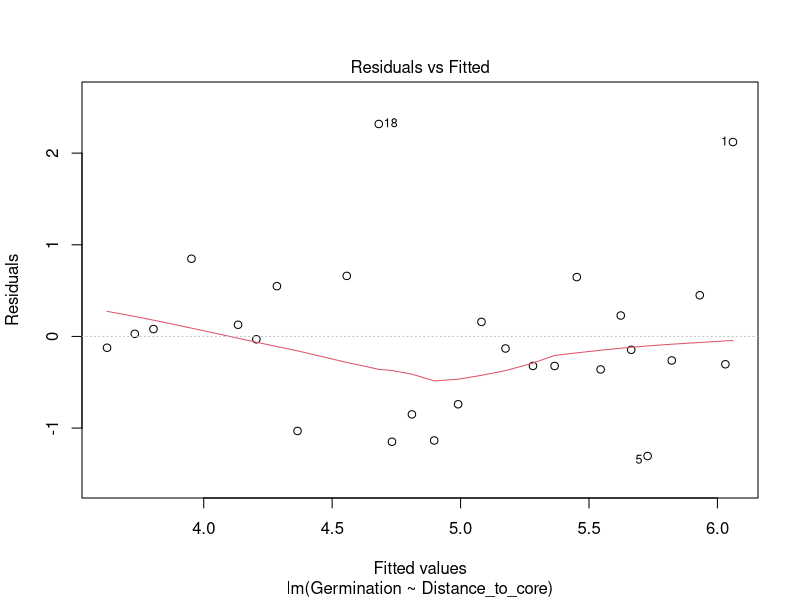
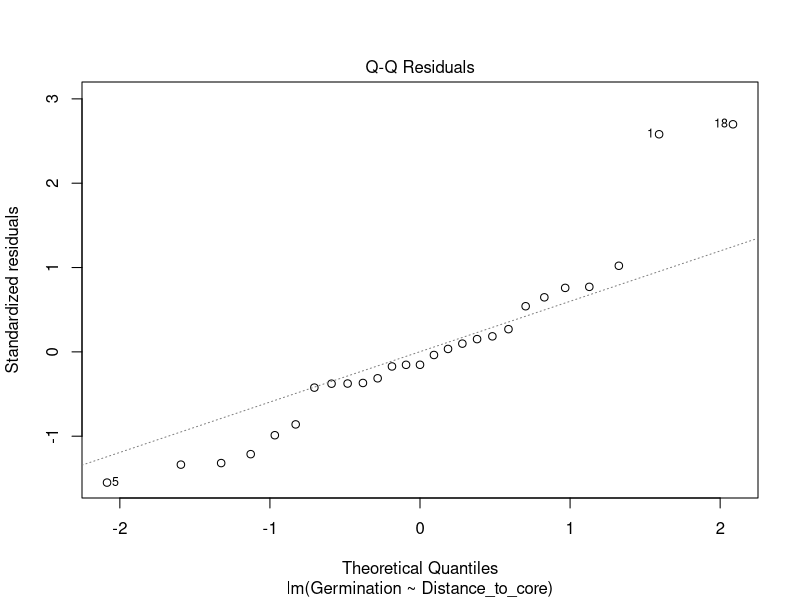
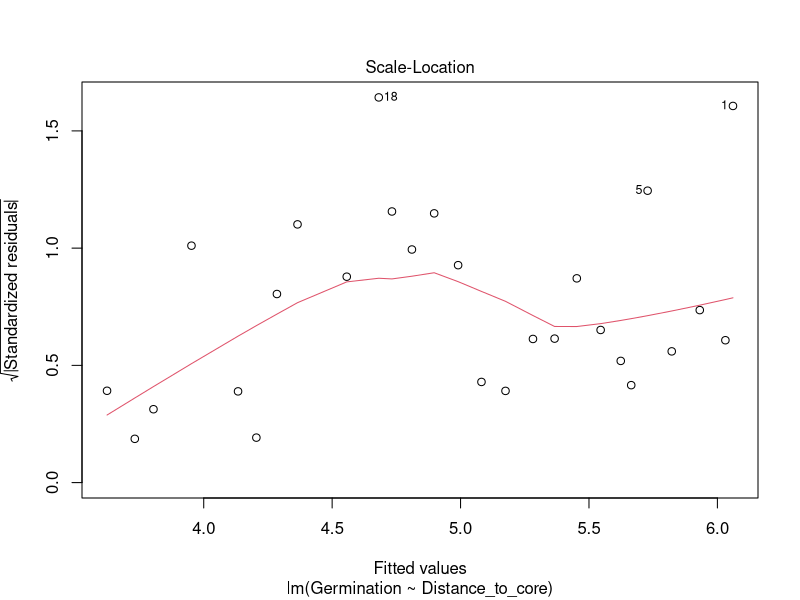
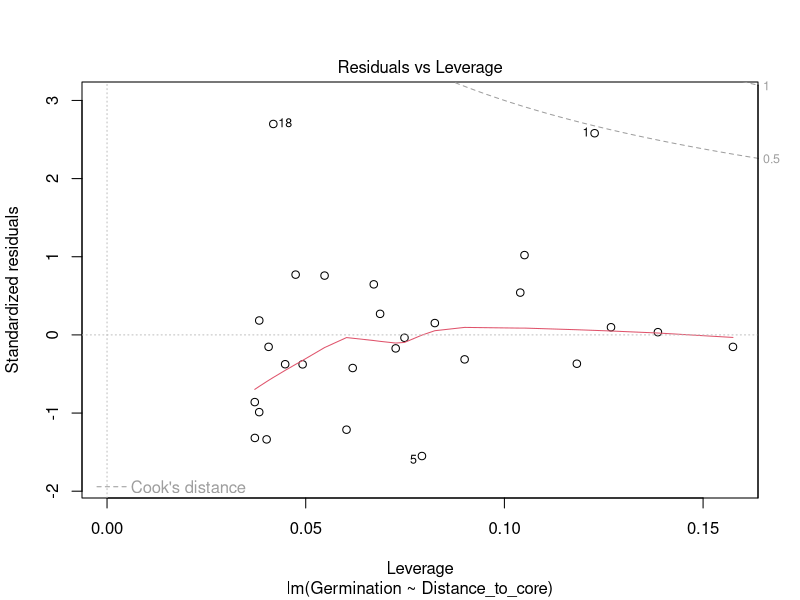
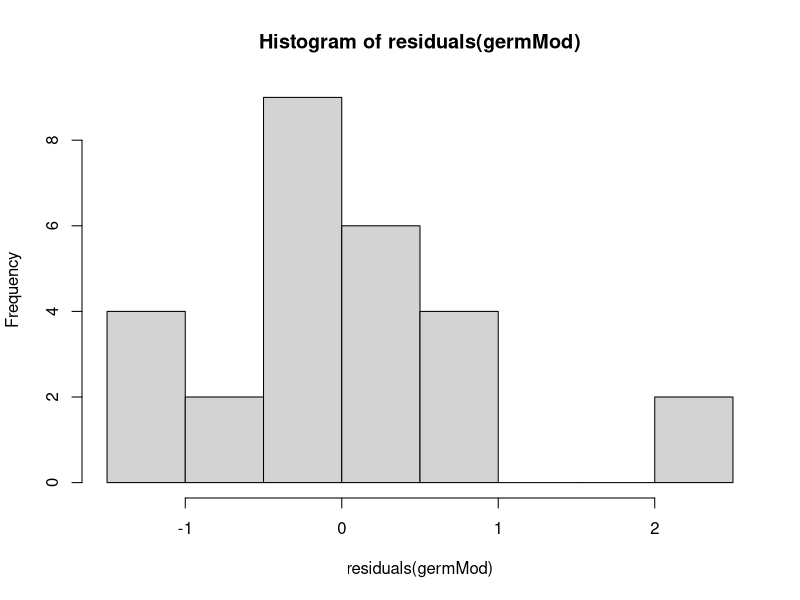
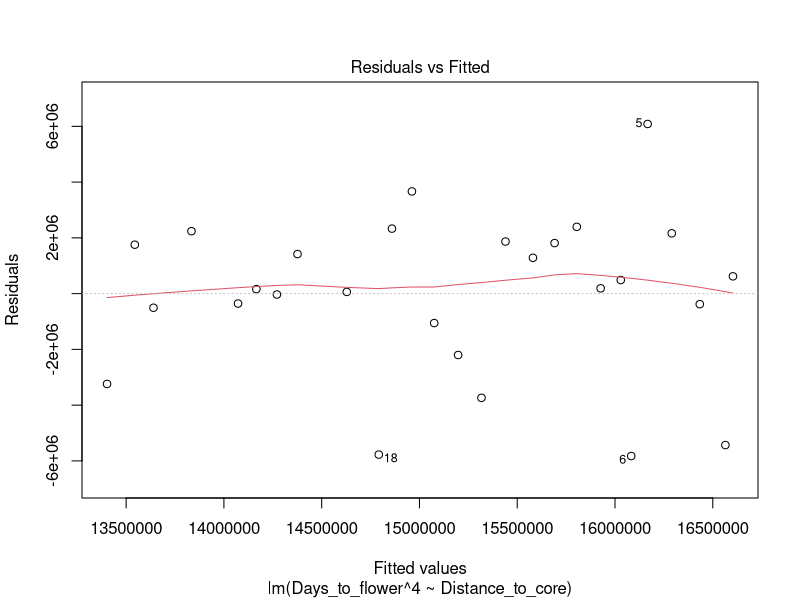
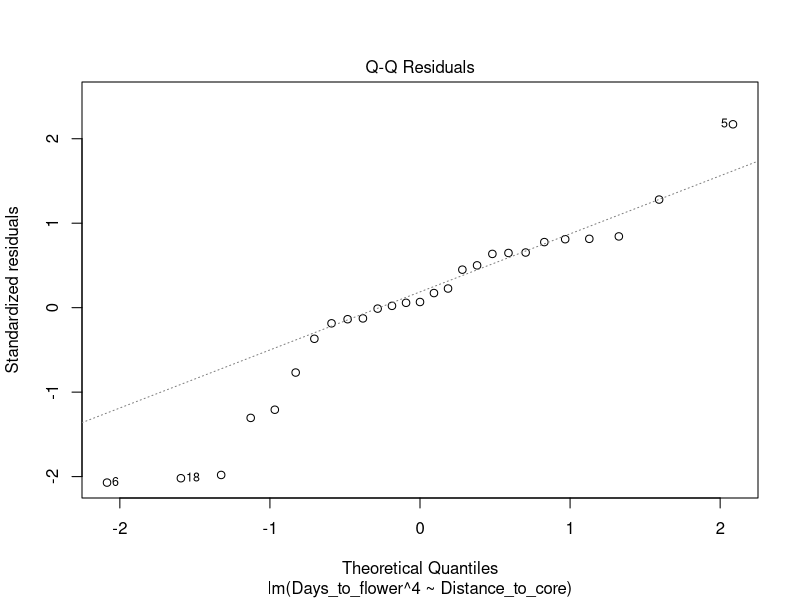
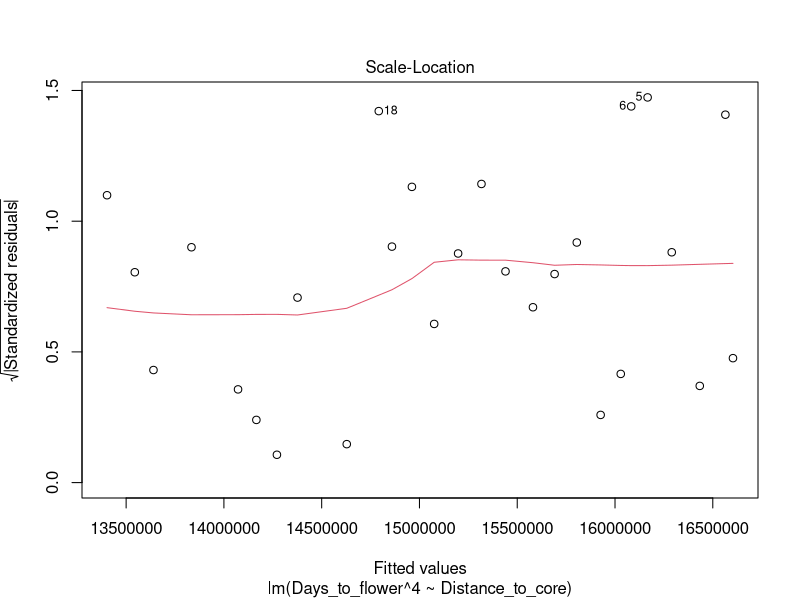

The R script that drew these images, in order: (Note: this script raises an error after producing the figures.)
# install packages (these packages are loaded in this script)
# install.packages("lme4")
# install.packages("lmerTest")
# install.packages("tidyverse")
# install.packages("vegan")
# install.packages("car")

## Required by other scripts. Will eventually be migrated.
# install.packages("psych")
# install.packages("cowplot")
# install.packages("RcppEigen")
# install.packages("mnormt")
# install.packages("BH")
# install.packages("plogr")

# Commands used to initialize packrat. 
# packrat::init(restart = TRUE, enter = FALSE, infer.dependencies = FALSE)
# packrat::on()
# .libPaths()
# packrat::status()
# packrat::snapshot()

# Load require packages
library(lme4)
library(lmerTest)
library(tidyverse)
library(vegan)
library(car)

#### MULTIVARIATE TRAIT CHANGE WITH URBANIZATION: POPULATION MEANS ####

# Load in family mean dataset
popMeans <- read_csv("data-clean/experimentalData_popMeans.csv")

# Subset popMeans datafor use in RDA
popMeans_forRDA <- popMeans %>%
  select(-Seeds_per_flower, -Num_Cyano) %>%
  select(Population, Distance_to_core, Germination:FreqHCN)

# Perform RDA with multiple traits as response, distance as sole predictors
rdaPop <- rda(popMeans_forRDA %>% 
                     select(Germination:FreqHCN) ~ 
             popMeans_forRDA$Distance_to_core,
         scale = TRUE, na.action = "na.omit")
summary(rdaPop)

# Permutation based test of significance of distance term in RDA
set.seed(42)
anova.cca(rdaPop, by = "term", permutations = 1000)

# Extract canonical coefficients of traits onto RDA1 (i.e. 'species scores')
species_scores <- scores(rdaPop)$species[,"RDA1"]

# Calculate cline_max according to Stock et al. 
# Traits are first standardized by dividing by experiment-wide mean.
# Standardized trait values are multiplied by their cannonical regression
# coefficients on RDA. This is done for each trait and then summed. 
popMeans <- popMeans %>%
  mutate(clinemax = 
           (Germination / mean(Germination)) * species_scores["Germination"] +
           (Days_to_flower / mean(Days_to_flower)) * species_scores["Days_to_flower"] +
           (Num_Inf / mean(Num_Inf)) * species_scores["Num_Inf"] +
           (Reprod_biomass / mean(Reprod_biomass)) * species_scores["Reprod_biomass"] +
           (Veget_biomass / mean(Veget_biomass)) * species_scores["Veget_biomass"] +
           (Bnr_wdth / mean(Bnr_wdth)) * species_scores["Bnr_wdth"] +
           (Bnr_lgth / mean(Bnr_lgth)) * species_scores["Bnr_lgth"] +
           (Petiole_lgth / mean(Petiole_lgth)) * species_scores["Petiole_lgth"] +
           (Peducle_lgth / mean(Peducle_lgth)) * species_scores["Peducle_lgth"] +
           (Num_flwrs / mean(Num_flwrs)) * species_scores["Num_flwrs"] +
           (Leaf_wdth / mean(Leaf_wdth)) * species_scores["Leaf_wdth"] +
           (Leaf_lgth / mean(Leaf_lgth)) * species_scores["Leaf_lgth"] +
           (Stolon_thick / mean(Stolon_thick)) * species_scores["Stolon_thick"] +
           (FreqHCN / mean(FreqHCN)) * species_scores["FreqHCN"])

# Model testing for cline in cline_max
clineMax_mod <- lm(clinemax ~ Distance_to_core, data = popMeans)
summary(clineMax_mod)

#### UNIVARIATE TRAIT CHANGE WITH URBANIZATION: POPULATION MEANS ####

# Sig
germMod <- lm(Germination ~ Distance_to_core, data = popMeans)
summary(germMod)
plot(germMod)
hist(residuals(germMod)) # No transformation needed

# Marg
ffMod <- lm(Days_to_flower^4 ~ Distance_to_core, data = popMeans)
summary(ffMod)
plot(ffMod)
hist(residuals(ffMod)) # Residuals improved following ^4 transformation

# Sig
vegMod <- lm(Veget_biomass^2 ~ Distance_to_core, data = popMeans)
summary(vegMod)
plot(vegMod)
hist(residuals(vegMod)) # Normality improved following ^2 transformation

# Marg
bwMod <- lm(Bnr_wdth ~ Distance_to_core, data = popMeans)
summary(bwMod)
plot(bwMod)
hist(residuals(bwMod)) #  No transformation needed

# Sig
blMod <- lm(Bnr_lgth ~ Distance_to_core, data = popMeans)
summary(blMod)
plot(blMod)
hist(residuals(blMod)) # No transformation needed

# Marg
HCNMod <- lm(sqrt(FreqHCN) ~ Distance_to_core, data = popMeans)
summary(HCNMod)
plot(HCNMod)
hist(residuals(HCNMod)) # Square root transformation improves normality

# NS
stMod <- lm(Stolon_thick ~ Distance_to_core, data = popMeans)
summary(stMod)
plot(stMod)
hist(residuals(stMod)) # No transformation needed

# NS
sexInvestMod <- lm(Reprod_biomass / Veget_biomass ~ Distance_to_core, data = popMeans)
summary(sexInvestMod)
plot(sexInvestMod)
hist(residuals(sexInvestMod)) # No transformation needed

#### POLLINATOR OBSERVATIONS ####

# load data
polldata <- read.csv('data-clean/pollinatorObservations.csv')

# analysis of pollinator observations
# impute zeros for unobserved polls
complete_polldata <- polldata %>% 
  group_by(Population,Morph, Distance_to_core) %>% 
  complete(Population, Morph, fill = list(Num_Visit = 0)) %>%
  filter(Morph != "Syrphid")

# Summarize data by pollinator functional group
# Used for visit/infl analysis
visitshare_polldata <- complete_polldata %>% 
  group_by(Population, Distance_to_core, Morph) %>% 
  # calculate number of individuals observed per site per morph; number of inflorescence, number of visit per infl.
  summarise(Num.Ind = n(),
            Num_Visit = sum(Num_Visit),
            Num_Inf = mean(Num_Inf)) %>%  
  mutate(Visits_per_Inf = Num_Visit / Num_Inf) %>% 
  # replace NA in visits/inf with zero
  mutate(Visits_per_Inf = replace_na(Visits_per_Inf, 0))

# Summarize daya by population only (merge morphs)
# Used for total abundance analysis
popmeans_polldata <- polldata %>% 
  group_by(Population, Distance_to_core) %>% 
  summarise(Num.Ind = n(),
            Num_Visit = sum(Num_Visit),
            Num_Inf = mean(Num_Inf)) %>% 
  mutate(Visits_per_Inf = Num_Visit / Num_Inf)

# Square root transform visits per inflorescence to improve normality of model residuals
visitshare_polldata$sqRootVisInf <- sqrt(visitshare_polldata$Visits_per_Inf)

# Multiple regression analysis on log(visit/inf) with distance, morph, and their interaction. 
pollVisit <- lm(sqRootVisInf ~ Distance_to_core + Morph + Distance_to_core:Morph,
         data = visitshare_polldata)
summary(pollVisit)
Anova(pollVisit, type = "III") #Type 3 for interpreting interaction

# Diagnostic plots
hist(residuals(pollVisit))
par(mfrow = c(2,2))
plot(pollVisit)


#### SEEDS PER FLOWER ####

# Load in seeds per flower from field-collected inflorescences
seedFlwrFieldData <- read_csv("data-clean/flwrSeedRatio_fieldPlants.csv") %>%
  select(-X1, -Comments) %>%
  group_by(Population, Distance_to_core) %>%
  summarize(Seeds_per_flower = mean(Seeds_per_flower)) 

# Retrieve seeds per flower from common garden plants
seedFlwrComGarData <- popMeans %>%
  select(Population, Distance_to_core, Seeds_per_flower)

# Combine both dataframes to run single linear model
seedsPerFlwr <- bind_rows(seedFlwrFieldData, seedFlwrComGarData,
                          .id = "source") %>%
  mutate(source = fct_recode(source, "field" = "1", "common garden" = "2"))

# Model testing for differences in seeds per flower among field and CG plants
seedPerFlwrField <- lm(Seeds_per_flower ~ Distance_to_core*source, 
                         data = seedsPerFlwr)
summary(seedPerFlwrField)
Anova(seedPerFlwrField, type = "III")
plot(seedPerFlwrField) # Loogs good
hist(residuals(seedPerFlwrField)) # Loogs good


#### CORRELATION OF DISTANCE, IMPERV, AND POP DENS ####

enviroData <- read_csv("enviroData.csv") %>%
  left_join(., popMeans %>% select(Population, Distance_to_core))

cor(enviroData$Distance_to_core, enviroData$Imperv)
cor(enviroData$Distance_to_core, enviroData$popDens, use = "complete.obs")

#### FIGURES ####

#Theme used for plots throughout script
ng1=theme(aspect.ratio=0.7,panel.background = element_blank(),
          panel.grid.major = element_blank(),
          panel.grid.minor = element_blank(),
          panel.border=element_blank(),
          axis.line.x = element_line(color="black",size=1),
          axis.line.y = element_line(color="black",size=1),
          axis.ticks=element_line(color="black"),
          axis.text=element_text(color="black",size=15),
          axis.title=element_text(color="black",size=1),
          axis.title.y=element_text(vjust=2,size=17),
          axis.title.x=element_text(vjust=0.1,size=17),
          axis.text.x=element_text(size=15),
          axis.text.y=element_text(size=15),
          strip.text.x = element_text(size = 10, colour = "black",face = "bold"),
          strip.background = element_rect(colour="black"),
          legend.position = "top", legend.direction="vertical",
          legend.text=element_text(size=17), legend.key = element_rect(fill = "white"),
          legend.title = element_text(size=17),legend.key.size = unit(1.0, "cm"))


## MULTIVARIATE TRAIT CHANGE ##

## FIGURE 2 ##

# figure 2A #

# Extract RDA1 and PC1 site scores
df_sites  <- data.frame(scores(rdaPop, display = "sites", scaling = "sites")[,1:2]) %>%
  rownames_to_column(var = "Population") %>%
  mutate(Population = seq(1:27)) %>%
  left_join(., popMeans_forRDA %>% select(Population, Distance_to_core))

# Extract RDA1 and PC1 species scores
df2_species  <- data.frame(scores(rdaPop, display = "species", scaling = "species")[,1:2])     # loadings for PC1 and PC2
row.names(df_sites) <- seq(1:27)

# Plot site scores along first 2 axes. Colour points by distance
rda_plot <- ggplot(df_sites, aes(x = RDA1, y = PC1)) + 
  geom_point(size = 4, shape = 21, colour = "black", aes(fill = Distance_to_core)) +
  geom_hline(yintercept = 0, linetype = "dotted") +
  geom_vline(xintercept = 0, linetype = "dotted") +
  scale_fill_gradient(low = "white", high = "black",
                      limits = c(0, 50), breaks = seq(0, 50, 10)) +
  guides(fill = guide_colorbar(ticks = FALSE,
                               barwidth = 1.5, 
                               barheight = 15)) +
  ng1 + theme(legend.position = "right", 
              legend.direction="vertical",
              legend.text = element_text(size=15), 
              legend.key = element_rect(fill = "white"),
              legend.title = element_blank(),
              legend.key.size = unit(0.5, "cm"),
              legend.spacing.x = unit(0.1, "cm")) 

# Add arrows to RDA plot. 
rda_triplot <- rda_plot +
  geom_segment(data = df2_species, aes(x = 0, xend = RDA1, y=0, yend = PC1), 
               color = "black", size = 1, arrow = arrow(length = unit(0.02, "npc"))) +
  geom_text(data = df2_species, 
            aes(x = RDA1, y = PC1, label = rownames(df2_species),
                hjust = 0.5 * (1 - sign(RDA1)), vjust = 0.5 * (1 - sign(PC1))), 
            color = "black", size = 2.5) +
  xlab("RDA1 (8.6%)") + ylab("PC1 (35%)")
rda_triplot

ggsave("analysis/figures/main-text/figure2A_RDA-triplot.pdf", 
       plot = rda_triplot, width = 8, height = 6, unit = "in", dpi = 600)

# figure 2B #

clineMax_plot <- ggplot(popMeans, aes(x = Distance_to_core, y = clinemax)) +
  geom_point(size = 4, colour = "black") +
  geom_smooth(method = "lm", size = 2.0, colour = "black", se = FALSE) +
  ng1
clineMax_plot

ggsave("analysis/figures/main-text/figure2B_clineMax_by_distance.pdf", 
       plot = clineMax_plot, width = 8, height = 6, unit = "in", dpi = 600)

## FIGURE 3 ##

# figure 3A #

cols <- c("BB"="#FF0000","HB"="#F2AD00","SB"="#5BBCD6")
linetype <- c("BB"="dashed","HB"="dotted","SB"="dotdash")
plotPoll <-
  ggplot(visitshare.polldata, aes(x = Distance_to_core, y = Visits_per_Inf)) +
  labs(x = "Source population distance\nto urban centre (km)",
       y = "Number of pollinator visits\n per inflorescence") +
  geom_line(data = visitshare.polldata %>% filter(Morph == "Honey Bee"),
            stat = "smooth",
            method = "loess",
            se = F, 
            # alpha = 0.7,
            size = 1.25,
            aes(linetype = "HB",
                colour = "HB")) +
  geom_line(data = visitshare.polldata %>% filter(Morph == "Bumble Bee"),
            stat = "smooth",
            method = "loess",
            se = F, 
            # alpha = 0.7,
            size = 1.25,
            aes(linetype = "BB",
                colour = "BB")) +
  geom_line(data = visitshare.polldata %>% filter(Morph == "Sweat Bee"),
            stat = "smooth",
            method = "loess",
            se = F, 
            # alpha = 0.7,
            size = 1.25,
            aes(linetype = "SB",
                colour = "SB")) +
  geom_smooth(method = "lm", size = 2, colour = "black", se = FALSE) +
  coord_cartesian(xlim = c(2, 47), ylim = c(0, 2.5)) +
  scale_y_continuous(breaks = seq(0, 2, 0.5)) +
  scale_x_continuous(breaks = seq(0, 40, 10)) +
  scale_color_manual(name = "", labels = c("Bumble bee", "Honey bee", "Sweat bee"),
                     values = cols) +
  scale_linetype_manual(name = "", labels = c("Bumble bee", "Honey bee", "Sweat bee"),
                        values = linetype) +
  ng1 + theme(legend.key.size = unit(1.5, "cm"),
              legend.position = "top",
              legend.direction = "horizontal")
plotPoll

ggsave("analysis/figures/main-text/figure3A_visitsPerInf_by_Distance.pdf", 
       plot = plotPoll, width = 8, height = 6, unit = "in", dpi = 600)

# figure 3B #

linetypeSeedFlwrs <- c("Field" = "dashed", "CG" = "dotted")
seedPerFlwr_plot <- ggplot(seedsPerFlwr, aes(x = Distance_to_core, y = Seeds_per_flower)) +
  geom_smooth(method = "lm", size = 2.0, colour = "black", se = FALSE) +
  geom_point(size = 4, alpha = 0.7, colour = "black", aes(shape = source, fill = source)) +
  scale_shape_manual(values = c(21, 24)) +
  scale_fill_manual(values = c("black", "white")) +
  geom_line(data = seedsPerFlwr %>% filter(source == "field"),
            stat = "smooth", 
            method = "lm",
            alpha = 0.7,
            size = 1.5,
            aes(linetype = "Field")) +
  geom_line(data = seedsPerFlwr %>% filter(source == "common garden"),
            stat = "smooth", 
            method = "lm",
            alpha = 0.7,
            size = 1.5,
            aes(linetype = "CG")) +
  scale_linetype_manual(name = "", labels = c("Field", "Common Garden"),
                        values = linetypeSeedFlwrs) +
  ng1
seedPerFlwr_plot

ggsave("analysis/figures/main-text/figure3B_seeds_per_flower.pdf", 
       plot = seedPerFlwr_plot, width = 8, height = 6, unit = "in", dpi = 600)

#### MODELS FOR TRAIT CHANGE WITH URBANIZATION: ALL DATA ####

# Load in family means dataset
commonGardenData <- read_csv("data-clean/experimentalData_individualPlants.csv")

## MODELS ##

# GERMINATION TIME
germTime <- lmer(Time_to_germination ~ Distance_to_core*HCN_Results + 
                   (1|Population/Family_ID), data = commonGardenData)

# Plot histogram of residuals and resudials vs. fitted.
# Residuals right skewed and resids vs. fitted shows fanning
germTime_resids <- residuals(germTime)
hist(germTime_resids)
plot(germTime)

# Summarize. Distance to core significant
summary(germTime)

# DAYS TO FIRST FLOWER
firstFlower <- lmer(Days_to_flower ~ Distance_to_core*HCN_Results + 
                      (1|Population/Family_ID), data = commonGardenData)

# Plot histogram of residuals and resudials vs. fitted.
# Looks good
firstFlower_resids <- residuals(firstFlower)
hist(firstFlower_resids)
plot(firstFlower)

# Summarize. No effects.
summary(firstFlower)

# NUMBER OF INFLORESCENCES
numInf <- lmer(Num_Inf ~ Distance_to_core*HCN_Results + 
                      (1|Population/Family_ID), data = commonGardenData)

# Plot histogram of residuals and resudials vs. fitted.
# Looks good. Some fanning.
numInf_resids <- residuals(numInf)
hist(numInf_resids)
plot(numInf)

# Summarize. No effects.
summary(numInf)

# REPRODUCTIVE BIOMASS
repBio <- lmer(Reprod_biomass ~ Distance_to_core*HCN_Results + 
                 (1|Population/Family_ID), data = commonGardenData)

# Plot histogram of residuals and resudials vs. fitted.
# Looks good. Some fanning.
repBio_resids <- residuals(repBio)
hist(repBio_resids)
plot(repBio)

# Summarize
summary(repBio)

# VEGETATIVE BIOMASS. Singular fit issue. No variance assigned to effect of Family.
vegBio <- lmer(Veget_biomass ~ Distance_to_core*HCN_Results + 
                 (1|Population/Family_ID), data = commonGardenData)

# Plot histogram of residuals and resudials vs. fitted.
# Looks good.
vegBio_resids <- residuals(vegBio)
hist(vegBio_resids)
plot(vegBio)

# Summarize. Distance significant.
summary(vegBio)

# BANNER WIDTH
bnrWdth <- lmer(Avg_bnr_wdth ~ Distance_to_core*HCN_Results + 
                 (1|Population/Family_ID), data = commonGardenData)

# Plot histogram of residuals and resudials vs. fitted.
# Looks good.
bnrWdth_resids <- residuals(bnrWdth)
hist(bnrWdth_resids)
plot(bnrWdth)

# Summarize. Disntance, HCN, and interaction significant
summary(bnrWdth)

# BANNER LENGTH
bnrLgth <- lmer(Avg_bnr_lgth ~ Distance_to_core*HCN_Results + 
                  (1|Population/Family_ID), data = commonGardenData)

# Plot histogram of residuals and resudials vs. fitted.
# Looks good.
bnrLgth_resids <- residuals(bnrLgth)
hist(bnrLgth_resids)
plot(bnrLgth)

# Summarize. Disntance, HCN, and interaction significant
summary(bnrLgth)

# PETIOLE LENGTH
petLgth <- lmer(Avg_petiole_lgth ~ Distance_to_core*HCN_Results + 
                  (1|Population/Family_ID), data = commonGardenData)

# Plot histogram of residuals and resudials vs. fitted.
# Looks good.
petLgth_resids <- residuals(petLgth)
hist(petLgth_resids)
plot(petLgth)

# Summarize. No effects
summary(petLgth)

# PEDUNCLE LENGTH. Singular fit issue. No variance assigned to effect of Family.
pedLgth <- lmer(Avg_peducle_lgth ~ Distance_to_core*HCN_Results + 
                  (1|Population/Family_ID), data = commonGardenData)

# Plot histogram of residuals and resudials vs. fitted.
# Looks good.
pedLgth_resids <- residuals(pedLgth)
hist(pedLgth_resids)
plot(pedLgth)

# Summarize. No effects
summary(pedLgth)

# NUMBER OF FLOWERS
numFlwr <- lmer(Avg_num_flwrs ~ Distance_to_core*HCN_Results + 
                  (1|Population/Family_ID), data = commonGardenData)

# Plot histogram of residuals and resudials vs. fitted.
# Looks good. Slight left skew.
numFlwr_resids <- residuals(numFlwr)
hist(numFlwr_resids)
plot(numFlwr)

# Summarize. No effects
summary(numFlwr)

# LEAF WIDTH
leafWdth <- lmer(Avg_leaf_wdth ~ Distance_to_core*HCN_Results + 
                  (1|Population/Family_ID), data = commonGardenData)

# Plot histogram of residuals and resudials vs. fitted.
# Looks good.
leafWdth_resids <- residuals(leafWdth)
hist(leafWdth_resids)
plot(leafWdth)

# Summarize. No effects
summary(leafWdth)

# LEAF LENGTH
leafLgth <- lmer(Avg_leaf_lgth ~ Distance_to_core*HCN_Results + 
                   (1|Population/Family_ID), data = commonGardenData)

# Plot histogram of residuals and resudials vs. fitted.
# Looks good.
leafLgth_resids <- residuals(leafLgth)
hist(leafLgth_resids)
plot(leafLgth)

# Summarize. Distance x HCN interaction marginal.
summary(leafLgth)

# STOLON THICKNESS
stolThick <- lmer(Avg_stolon_thick ~ Distance_to_core*HCN_Results + 
                   (1|Population/Family_ID), data = commonGardenData)

# Plot histogram of residuals and resudials vs. fitted.
# Looks good.
stolThick_resids <- residuals(stolThick)
hist(stolThick_resids)
plot(stolThick)

# Summarize. No effects.
summary(stolThick)

# STOLON THICKNESS
seedPerFlwr <- lmer(Avg_seeds_per_flower ~ Distance_to_core*HCN_Results + 
                    (1|Population/Family_ID), data = commonGardenData)

# Plot histogram of residuals and resudials vs. fitted.
# Looks good.
seedPerFlwr_resids <- residuals(seedPerFlwr)
hist(seedPerFlwr_resids)
plot(seedPerFlwr)

# Summarize. Distance marginal.
summary(seedPerFlwr)


## TRAIT CHANGES WITH URBANIZATION: ALL DATA ##

# Plotting effects that were significant from linear models above

# GERMINATION TIME
# Relationship driven by high germination time outliers in urban pops.
germTime_plot <- ggplot(commonGardenData, aes(x = Distance_to_core, y = Time_to_germination)) +
  geom_point(size = 1.5, colour = "black", position = position_dodge(width = 0.1)) +
  geom_smooth(method = "lm", size = 2.0, colour = "black", se = FALSE) +
  ng1
germTime_plot

ggsave("analysis/figures/traitChanges_allData/germinationTime_allData.pdf", 
       plot = germTime_plot, width = 5, height = 5, unit = "in", dpi = 600)

# Germination time pattern easier to see if visualizing pop-means
germTime_popMeanPlot <- commonGardenData %>%
  group_by(Population, Distance_to_core) %>%
  summarize(mean = mean(Time_to_germination, na.rm = TRUE)) %>%
  ggplot(., aes(x = Distance_to_core, y = mean)) +
  geom_point(size = 2, colour = "black") +
  geom_smooth(method = "lm", size = 2.0, colour = "black", se = FALSE) +
  ng1
germTime_popMeanPlot

ggsave("analysis/figures/traitChanges_popMeans/germinationTime_popMeans.pdf", 
       plot = germTime_popMeanPlot, width = 5, height = 5, unit = "in", dpi = 600)

# BIOMASS
vegBio_plot <- ggplot(commonGardenData, aes(x = Distance_to_core, y = Veget_biomass)) +
  geom_point(size = 1.5, colour = "black", position = position_dodge(width = 0.1)) +
  geom_smooth(method = "lm", size = 2.0, colour = "black", se = FALSE) +
  ng1
vegBio_plot

ggsave("analysis/figures/traitChanges_allData/vegetativeBiomass_allData.pdf", 
       plot = vegBio_plot, width = 5, height = 5, unit = "in", dpi = 600)

# Biomass pattern easier to see if visualizing pop-means
vegBio_popMeanPlot <- commonGardenData %>%
  group_by(Population, Distance_to_core) %>%
  summarize(mean = mean(Veget_biomass, na.rm = TRUE)) %>%
  ggplot(., aes(x = Distance_to_core, y = mean)) +
  geom_point(size = 2, colour = "black") +
  geom_smooth(method = "lm", size = 2.0, colour = "black", se = FALSE) +
  ng1
vegBio_popMeanPlot

ggsave("analysis/figures/traitChanges_popMeans/vegetativeBiomass_popMeans.pdf", 
       plot = vegBio_popMeanPlot, width = 5, height = 5, unit = "in", dpi = 600)

# BANNER WIDTH
commonGardenData$HCN_Results <- as.factor(commonGardenData$HCN_Results)
bnrWdth_plot <- ggplot(commonGardenData, aes(x = Distance_to_core, y = Avg_bnr_wdth, group = HCN_Results)) +
  geom_point(size = 1.5, aes(colour = HCN_Results, shape = HCN_Results), position = position_dodge(width = 0.1)) +
  geom_smooth(method = "lm", size = 2.0, aes(linetype = HCN_Results, colour = HCN_Results), se = FALSE) +
  ng1
bnrWdth_plot

ggsave("analysis/figures/traitChanges_allData/bannerWidth-HCN_allData.pdf", 
       plot = bnrWdth_plot, width = 6, height = 7, unit = "in", dpi = 600)

# Population mean banner width for HCN+ plants
bnrWdth_CyanPopMeanPlot <- commonGardenData %>%
  filter(HCN_Results == "1") %>%
  group_by(Population, Distance_to_core) %>%
  summarize(mean = mean(Avg_bnr_wdth, na.rm = TRUE)) %>%
  ggplot(., aes(x = Distance_to_core, y = mean)) +
  geom_point(size = 2, colour = "black") +
  geom_smooth(method = "lm", size = 2.0, colour = "black", se = FALSE) +
  ng1
bnrWdth_CyanPopMeanPlot

ggsave("analysis/figures/traitChanges_popMeans/bannerWidth-Cyan_popMeans.pdf", 
       plot = bnrWdth_CyanPopMeanPlot, width = 5, height = 5, unit = "in", dpi = 600)

# Population mean banner width for HCN- plants
bnrWdth_AcyanPopMeanPlot <- commonGardenData %>%
  filter(HCN_Results == "0") %>%
  group_by(Population, Distance_to_core) %>%
  summarize(mean = mean(Avg_bnr_wdth, na.rm = TRUE)) %>%
  ggplot(., aes(x = Distance_to_core, y = mean)) +
  geom_point(size = 2, colour = "black") +
  geom_smooth(method = "lm", size = 2.0, colour = "black", se = FALSE) +
  ng1
bnrWdth_AcyanPopMeanPlot

ggsave("analysis/figures/traitChanges_popMeans/bannerWidth-Acyan_popMeans.pdf", 
       plot = bnrWdth_AcyanPopMeanPlot, width = 5, height = 5, unit = "in", dpi = 600)

# BANNER LENGTH
bnrLgth_plot <- ggplot(commonGardenData, aes(x = Distance_to_core, y = Avg_bnr_lgth, group = HCN_Results)) +
  geom_point(size = 1.5, aes(colour = HCN_Results, shape = HCN_Results), position = position_dodge(width = 0.1)) +
  geom_smooth(method = "lm", size = 2.0, aes(linetype = HCN_Results, colour = HCN_Results), se = FALSE) +
  ng1
bnrLgth_plot

ggsave("analysis/figures/traitChanges_allData/bannerLength-HCN_allData.pdf", 
       plot = bnrLgth_plot, width = 6, height = 7, unit = "in", dpi = 600)

# Population mean banner width for HCN+ plants
bnrLgth_CyanPopMeanPlot <- commonGardenData %>%
  filter(HCN_Results == "1") %>%
  group_by(Population, Distance_to_core) %>%
  summarize(mean = mean(Avg_bnr_lgth, na.rm = TRUE)) %>%
  ggplot(., aes(x = Distance_to_core, y = mean)) +
  geom_point(size = 2, colour = "black") +
  geom_smooth(method = "lm", size = 2.0, colour = "black", se = FALSE) +
  ng1
bnrLgth_CyanPopMeanPlot

ggsave("analysis/figures/traitChanges_popMeans/bannerLength-Cyan_popMeans.pdf", 
       plot = bnrLgth_CyanPopMeanPlot, width = 5, height = 5, unit = "in", dpi = 600)

# Population mean banner width for HCN- plants
bnrLgth_AcyanPopMeanPlot <- commonGardenData %>%
  filter(HCN_Results == "0") %>%
  group_by(Population, Distance_to_core) %>%
  summarize(mean = mean(Avg_bnr_lgth, na.rm = TRUE)) %>%
  ggplot(., aes(x = Distance_to_core, y = mean)) +
  geom_point(size = 2, colour = "black") +
  geom_smooth(method = "lm", size = 2.0, colour = "black", se = FALSE) +
  ng1
bnrLgth_AcyanPopMeanPlot

ggsave("analysis/figures/traitChanges_popMeans/bannerLength-Acyan_popMeans.pdf", 
       plot = bnrLgth_AcyanPopMeanPlot, width = 5, height = 5, unit = "in", dpi = 600)

#### TRAIT CORRELATIONS ####

# Will assess trait correlations using family means

familyMeans <- read_csv("data-clean/experimentalData_familyMeans.csv")
traits <- familyMeans %>%
  select(Time_to_germination, Days_to_flower, Num_Inf, Reprod_biomass,
         Veget_biomass, Avg_bnr_wdth, Avg_bnr_lgth, Avg_leaf_lgth,
         Avg_peducle_lgth, Avg_num_flwrs, Avg_leaf_wdth, Avg_petiole_lgth,
         Avg_stolon_thick, Avg_seeds_per_flower)

## FUNCTIONS ##

##Function for changing upper panel in 'pairs' correlation matrix to show correlation
#coefficients and p-values
panel.cor <- function(x, y, digits = 2, cex.cor, ...)
{
  usr <- par("usr"); on.exit(par(usr))
  par(usr = c(0, 1, 0, 1))
  # correlation coefficient
  r <- cor(x, y, use = "complete.obs", method = "pearson")
  txt <- format(c(r, 0.123456789), digits = digits)[1]
  txt <- paste("r= ", txt, sep = "")
  text(0.5, 0.6, txt)
  
  # p-value calculation
  p <- cor.test(x, y)$p.value
  txt2 <- format(c(p, 0.123456789), digits = digits)[1]
  txt2 <- paste("p= ", txt2, sep = "")
  if(p<0.01) txt2 <- paste("p= ", "<0.01", sep = "")
  text(0.5, 0.4, txt2)
}

#Function to add least squares regression line to lower panel of 'pairs' scatterplot matrix
lsline = function(x,y) {
  points(x,y,pch=".")
  abline(lsfit(x,y),col="blue")
}

# Trait correlation table
pairs(traits, upper.panel = panel.cor,lower.panel=lsline)

# With a few exceptions, traits are not strongly correlated
# Bnr length and bnr width are correlated (r = 0.76) and both traits show the same
# patten with urbanization. Should these be condensed into a single traits (i.e. flower size).
# Same is true for leaft length and leaf width.

#### SUPPLEMENTARY ANALYSES ####

#### RDA AND CLINEMAX FOR FAMILY MEANS ####

#### MULTIVARIATE TRAIT CHANGE WITH URBANIZATION: POPULATION MEANS ####

# Load in family mean dataset
familyMeans <- read_csv("data-clean/experimentalData_familyMeans.csv")

# Subset popMeans datafor use in RDA
familyMeans_forRDA <- familyMeans %>%
  na.omit() %>%
  select(-total_plants, -n_HCN, -Avg_seeds_per_flower) %>%
  select(Population, Distance_to_core, Time_to_germination:freqHCN)

# Perform RDA with multiple traits as response, distance as sole predictors
rdaFam <- rda(familyMeans_forRDA %>% 
                select(Time_to_germination:freqHCN) ~ 
                familyMeans_forRDA$Distance_to_core,
              scale = TRUE)
summary(rdaFam)

# Permutation based test of significance of distance term in RDA
set.seed(42)
anova.cca(rdaFam, by = "term", permutations = 1000)

# Extract canonical coefficients of traits onto RDA1 (i.e. 'species scores')
species_scoresFam <- scores(rdaFam)$species[,"RDA1"]

# Calculate cline_max according to Stock et al. 
# Traits are first standardized by dividing by experiment-wide mean.
# Standardized trait values are multiplied by their cannonical regression
# coefficients on RDA. This is done for each trait and then summed. 
allData <- allData %>%
  mutate(clinemax = 
           (Time_to_germination / mean(Time_to_germination, na.rm = TRUE)) * species_scoresFam["Time_to_germination"] +
           (Days_to_flower / mean(Days_to_flower, na.rm = TRUE)) * species_scoresFam["Days_to_flower"] +
           (Num_Inf / mean(Num_Inf, na.rm = TRUE)) * species_scoresFam["Num_Inf"] +
           (Reprod_biomass / mean(Reprod_biomass, na.rm = TRUE)) * species_scoresFam["Reprod_biomass"] +
           (Veget_biomass / mean(Veget_biomass, na.rm = TRUE)) * species_scoresFam["Veget_biomass"] +
           (Avg_bnr_wdth / mean(Avg_bnr_wdth, na.rm = TRUE)) * species_scoresFam["Avg_bnr_wdth"] +
           (Avg_bnr_lgth / mean(Avg_bnr_lgth, na.rm = TRUE)) * species_scoresFam["Avg_bnr_lgth"] +
           (Avg_petiole_lgth / mean(Avg_petiole_lgth, na.rm = TRUE)) * species_scoresFam["Avg_petiole_lgth"] +
           (Avg_peducle_lgth / mean(Avg_peducle_lgth, na.rm = TRUE)) * species_scoresFam["Avg_peducle_lgth"] +
           (Avg_num_flwrs / mean(Avg_num_flwrs, na.rm = TRUE)) * species_scoresFam["Avg_num_flwrs"] +
           (Avg_leaf_wdth / mean(Avg_leaf_wdth, na.rm = TRUE)) * species_scoresFam["Avg_leaf_wdth"] +
           (Avg_leaf_lgth / mean(Avg_leaf_lgth, na.rm = TRUE)) * species_scoresFam["Avg_leaf_lgth"] +
           (Avg_stolon_thick / mean(Avg_stolon_thick, na.rm = TRUE)) * species_scoresFam["Avg_stolon_thick"] +
           (freqHCN / mean(freqHCN, na.rm = TRUE)) * species_scoresFam["freqHCN"])

# Model testing for cline in cline_max
clineMax_modFam <- lm(clinemax ~ Distance_to_core, data = familyMeans)
summary(clineMax_modFam)
plot(clinemax ~ Distance_to_core, data = familyMeans)
abline(clineMax_modFam)


#Multiple regression analysis on abundance with distance, without controlling for inf #. 
Ab <- lm(Num.Ind ~ Distance_to_core*Morph,
         data = visitshare.polldata)
summary(Ab)
Anova(Ab, type = "III")

#Multiple regression analysis on abundance with distance, controlling for inf #. 
Ab <- lm(Num.Ind ~ Distance_to_core*Morph + Num_Inf,
         data = visitshare.polldata)
summary(Ab)
Anova(Ab, type = "III")
